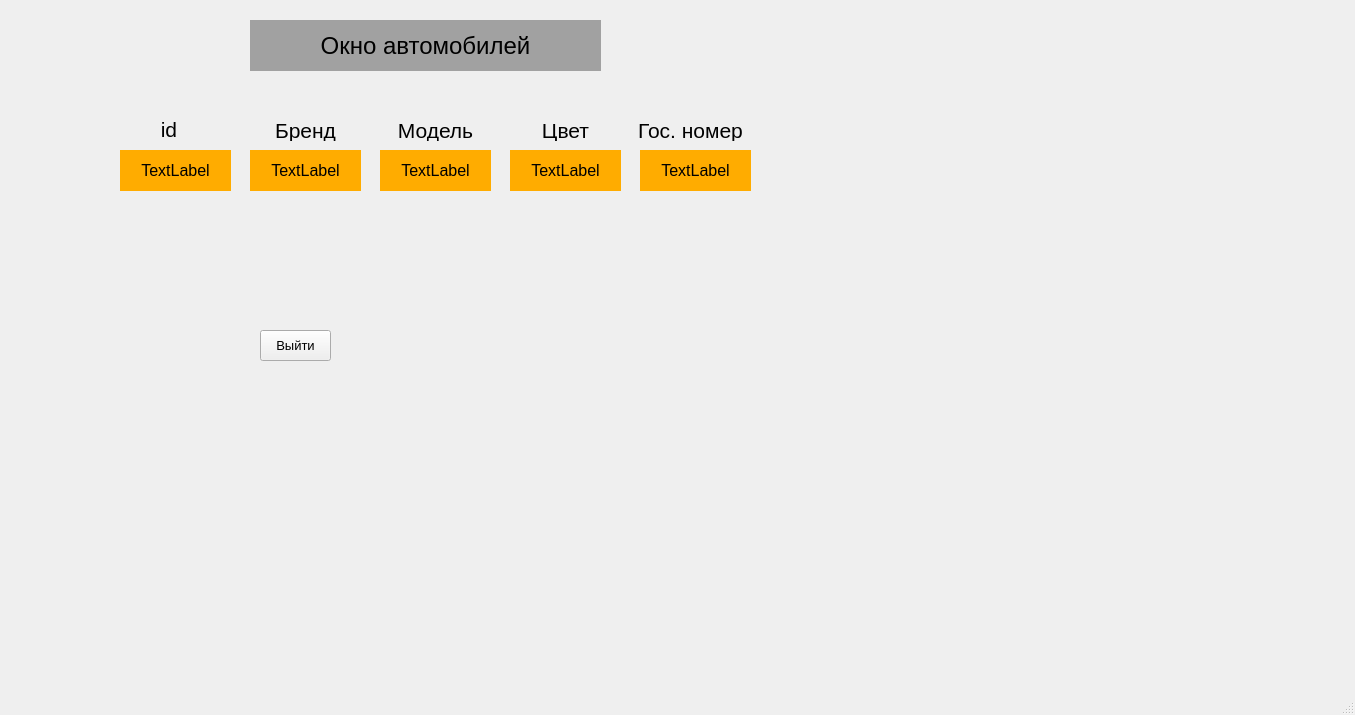
<?xml version="1.0" encoding="UTF-8"?>
<ui version="4.0">
 <class>MainWindow</class>
 <widget class="QMainWindow" name="MainWindow">
  <property name="geometry">
   <rect>
    <x>0</x>
    <y>0</y>
    <width>1355</width>
    <height>715</height>
   </rect>
  </property>
  <property name="windowTitle">
   <string>MainWindow</string>
  </property>
  <property name="toolTip">
   <string/>
  </property>
  <property name="statusTip">
   <string/>
  </property>
  <property name="whatsThis">
   <string/>
  </property>
  <property name="accessibleName">
   <string/>
  </property>
  <property name="accessibleDescription">
   <string/>
  </property>
  <property name="autoFillBackground">
   <bool>false</bool>
  </property>
  <property name="styleSheet">
   <string notr="true"/>
  </property>
  <property name="windowFilePath">
   <string/>
  </property>
  <widget class="QWidget" name="centralwidget">
   <widget class="QLabel" name="labelCarsWindow">
    <property name="geometry">
     <rect>
      <x>250</x>
      <y>20</y>
      <width>351</width>
      <height>51</height>
     </rect>
    </property>
    <property name="font">
     <font>
      <pointsize>18</pointsize>
     </font>
    </property>
    <property name="styleSheet">
     <string notr="true">background-color: rgb(161, 161, 161);</string>
    </property>
    <property name="text">
     <string>Окно автомобилей</string>
    </property>
    <property name="alignment">
     <set>Qt::AlignCenter</set>
    </property>
   </widget>
   <widget class="QLabel" name="idText">
    <property name="geometry">
     <rect>
      <x>140</x>
      <y>120</y>
      <width>58</width>
      <height>18</height>
     </rect>
    </property>
    <property name="font">
     <font>
      <pointsize>16</pointsize>
     </font>
    </property>
    <property name="text">
     <string>id</string>
    </property>
    <property name="alignment">
     <set>Qt::AlignCenter</set>
    </property>
   </widget>
   <widget class="QPushButton" name="ExitButton">
    <property name="geometry">
     <rect>
      <x>260</x>
      <y>330</y>
      <width>71</width>
      <height>31</height>
     </rect>
    </property>
    <property name="font">
     <font>
      <pointsize>10</pointsize>
     </font>
    </property>
    <property name="text">
     <string>Выйти</string>
    </property>
   </widget>
   <widget class="QLabel" name="brandText">
    <property name="geometry">
     <rect>
      <x>260</x>
      <y>120</y>
      <width>91</width>
      <height>21</height>
     </rect>
    </property>
    <property name="font">
     <font>
      <pointsize>16</pointsize>
     </font>
    </property>
    <property name="text">
     <string>Бренд</string>
    </property>
    <property name="alignment">
     <set>Qt::AlignCenter</set>
    </property>
   </widget>
   <widget class="QLabel" name="modelText">
    <property name="geometry">
     <rect>
      <x>390</x>
      <y>120</y>
      <width>91</width>
      <height>21</height>
     </rect>
    </property>
    <property name="font">
     <font>
      <pointsize>16</pointsize>
     </font>
    </property>
    <property name="text">
     <string>Модель</string>
    </property>
    <property name="alignment">
     <set>Qt::AlignCenter</set>
    </property>
   </widget>
   <widget class="QLabel" name="colorText">
    <property name="geometry">
     <rect>
      <x>520</x>
      <y>120</y>
      <width>91</width>
      <height>21</height>
     </rect>
    </property>
    <property name="font">
     <font>
      <pointsize>16</pointsize>
     </font>
    </property>
    <property name="text">
     <string>Цвет</string>
    </property>
    <property name="alignment">
     <set>Qt::AlignCenter</set>
    </property>
   </widget>
   <widget class="QLabel" name="carNumberText">
    <property name="geometry">
     <rect>
      <x>620</x>
      <y>120</y>
      <width>141</width>
      <height>21</height>
     </rect>
    </property>
    <property name="font">
     <font>
      <pointsize>16</pointsize>
     </font>
    </property>
    <property name="text">
     <string>Гос. номер</string>
    </property>
    <property name="alignment">
     <set>Qt::AlignCenter</set>
    </property>
   </widget>
   <widget class="QLabel" name="idlabel">
    <property name="geometry">
     <rect>
      <x>120</x>
      <y>150</y>
      <width>111</width>
      <height>41</height>
     </rect>
    </property>
    <property name="font">
     <font>
      <pointsize>12</pointsize>
     </font>
    </property>
    <property name="styleSheet">
     <string notr="true">background-color: rgb(255, 172, 0);</string>
    </property>
    <property name="text">
     <string>TextLabel</string>
    </property>
    <property name="alignment">
     <set>Qt::AlignCenter</set>
    </property>
   </widget>
   <widget class="QLabel" name="carNumberlabel">
    <property name="geometry">
     <rect>
      <x>640</x>
      <y>150</y>
      <width>111</width>
      <height>41</height>
     </rect>
    </property>
    <property name="font">
     <font>
      <pointsize>12</pointsize>
     </font>
    </property>
    <property name="styleSheet">
     <string notr="true">background-color: rgb(255, 172, 0);</string>
    </property>
    <property name="text">
     <string>TextLabel</string>
    </property>
    <property name="alignment">
     <set>Qt::AlignCenter</set>
    </property>
   </widget>
   <widget class="QLabel" name="brandlabel">
    <property name="geometry">
     <rect>
      <x>250</x>
      <y>150</y>
      <width>111</width>
      <height>41</height>
     </rect>
    </property>
    <property name="font">
     <font>
      <pointsize>12</pointsize>
     </font>
    </property>
    <property name="styleSheet">
     <string notr="true">background-color: rgb(255, 172, 0);</string>
    </property>
    <property name="text">
     <string>TextLabel</string>
    </property>
    <property name="alignment">
     <set>Qt::AlignCenter</set>
    </property>
   </widget>
   <widget class="QLabel" name="modelLabel">
    <property name="geometry">
     <rect>
      <x>380</x>
      <y>150</y>
      <width>111</width>
      <height>41</height>
     </rect>
    </property>
    <property name="font">
     <font>
      <pointsize>12</pointsize>
     </font>
    </property>
    <property name="styleSheet">
     <string notr="true">background-color: rgb(255, 172, 0);</string>
    </property>
    <property name="text">
     <string>TextLabel</string>
    </property>
    <property name="alignment">
     <set>Qt::AlignCenter</set>
    </property>
   </widget>
   <widget class="QLabel" name="colorlabel">
    <property name="geometry">
     <rect>
      <x>510</x>
      <y>150</y>
      <width>111</width>
      <height>41</height>
     </rect>
    </property>
    <property name="font">
     <font>
      <pointsize>12</pointsize>
     </font>
    </property>
    <property name="styleSheet">
     <string notr="true">background-color: rgb(255, 172, 0);</string>
    </property>
    <property name="text">
     <string>TextLabel</string>
    </property>
    <property name="alignment">
     <set>Qt::AlignCenter</set>
    </property>
   </widget>
  </widget>
  <widget class="QMenuBar" name="menubar">
   <property name="geometry">
    <rect>
     <x>0</x>
     <y>0</y>
     <width>1355</width>
     <height>22</height>
    </rect>
   </property>
  </widget>
  <widget class="QStatusBar" name="statusbar"/>
 </widget>
 <resources/>
 <connections/>
</ui>
